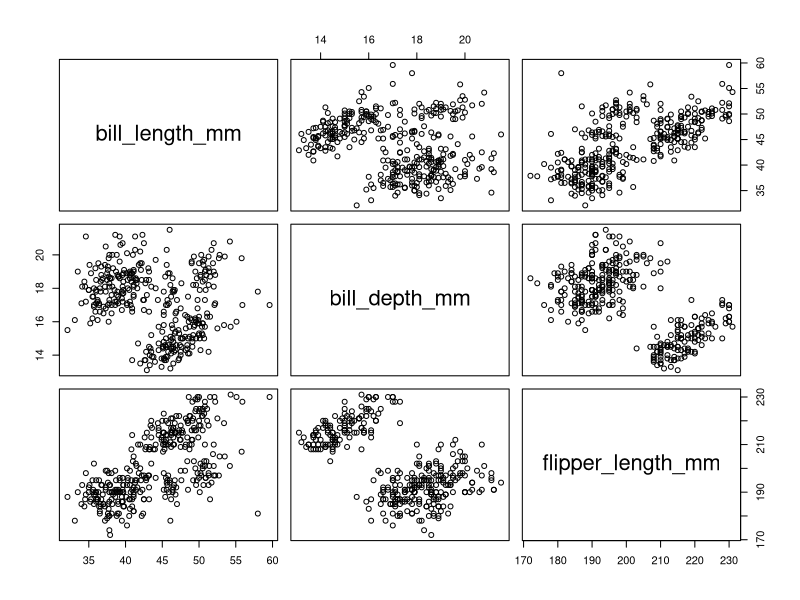
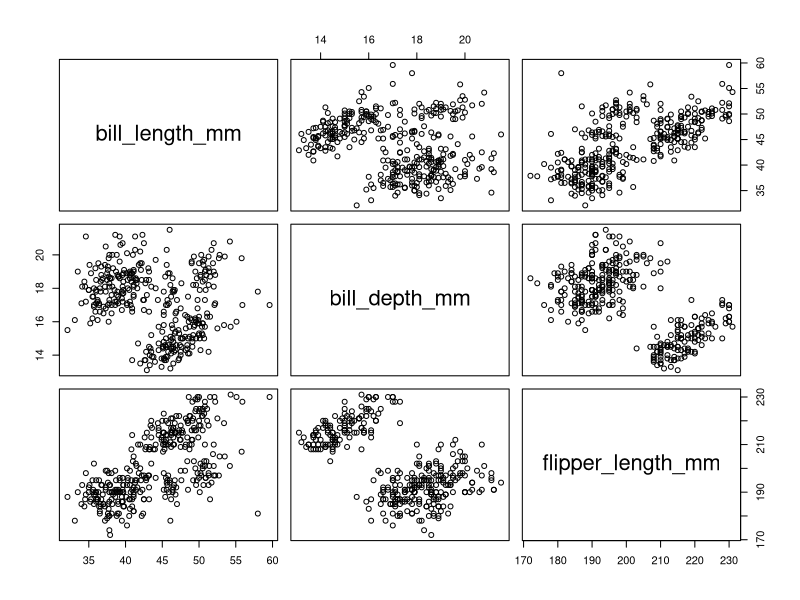

Here is the R script that generated these plots, in order:
## ---- chunk 1
knitr::opts_chunk$set(echo = TRUE)
## ---- chunk 2
require(palmerpenguins)
head(penguins)

## ---- chunk 3

plot(penguins[,3:5])

## ---- chunk 4

plot(penguins[,3:5])

## ---- chunk 5

